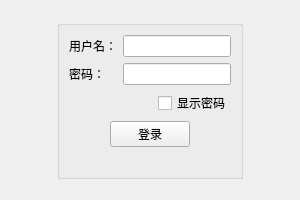
<?xml version="1.0" encoding="UTF-8"?>
<ui version="4.0">
 <class>LoginWindow</class>
 <widget class="QWidget" name="LoginWindow">
  <property name="geometry">
   <rect>
    <x>0</x>
    <y>0</y>
    <width>300</width>
    <height>200</height>
   </rect>
  </property>
  <property name="windowTitle">
   <string>管理员登录</string>
  </property>
  <layout class="QVBoxLayout" name="verticalLayout">
   <item alignment="Qt::AlignmentFlag::AlignHCenter|Qt::AlignmentFlag::AlignVCenter">
    <widget class="QGroupBox" name="loginGroup">
     <layout class="QVBoxLayout" name="verticalLayout_2">
      <item>
       <layout class="QHBoxLayout" name="horizontalLayout">
        <item alignment="Qt::AlignmentFlag::AlignLeft">
         <widget class="QLabel" name="label">
          <property name="text">
           <string>用户名：</string>
          </property>
         </widget>
        </item>
        <item alignment="Qt::AlignmentFlag::AlignRight">
         <widget class="QLineEdit" name="adminNameEdit">
          <property name="minimumSize">
           <size>
            <width>100</width>
            <height>0</height>
           </size>
          </property>
          <property name="maximumSize">
           <size>
            <width>1087</width>
            <height>16777215</height>
           </size>
          </property>
         </widget>
        </item>
       </layout>
      </item>
      <item>
       <layout class="QHBoxLayout" name="horizontalLayout_2">
        <item alignment="Qt::AlignmentFlag::AlignLeft">
         <widget class="QLabel" name="label_2">
          <property name="text">
           <string>密码：</string>
          </property>
         </widget>
        </item>
        <item alignment="Qt::AlignmentFlag::AlignRight|Qt::AlignmentFlag::AlignVCenter">
         <widget class="QLineEdit" name="passwordEdit">
          <property name="minimumSize">
           <size>
            <width>100</width>
            <height>0</height>
           </size>
          </property>
          <property name="echoMode">
           <enum>QLineEdit::EchoMode::Password</enum>
          </property>
         </widget>
        </item>
       </layout>
      </item>
      <item alignment="Qt::AlignmentFlag::AlignRight">
       <widget class="QCheckBox" name="cBoxPwdVisable">
        <property name="text">
         <string>显示密码</string>
        </property>
       </widget>
      </item>
      <item alignment="Qt::AlignmentFlag::AlignHCenter|Qt::AlignmentFlag::AlignVCenter">
       <widget class="QPushButton" name="loginBtn">
        <property name="text">
         <string>登录</string>
        </property>
       </widget>
      </item>
      <item alignment="Qt::AlignmentFlag::AlignHCenter">
       <widget class="QLabel" name="errorLabel">
        <property name="text">
         <string/>
        </property>
       </widget>
      </item>
     </layout>
    </widget>
   </item>
  </layout>
 </widget>
 <resources/>
 <connections/>
</ui>
